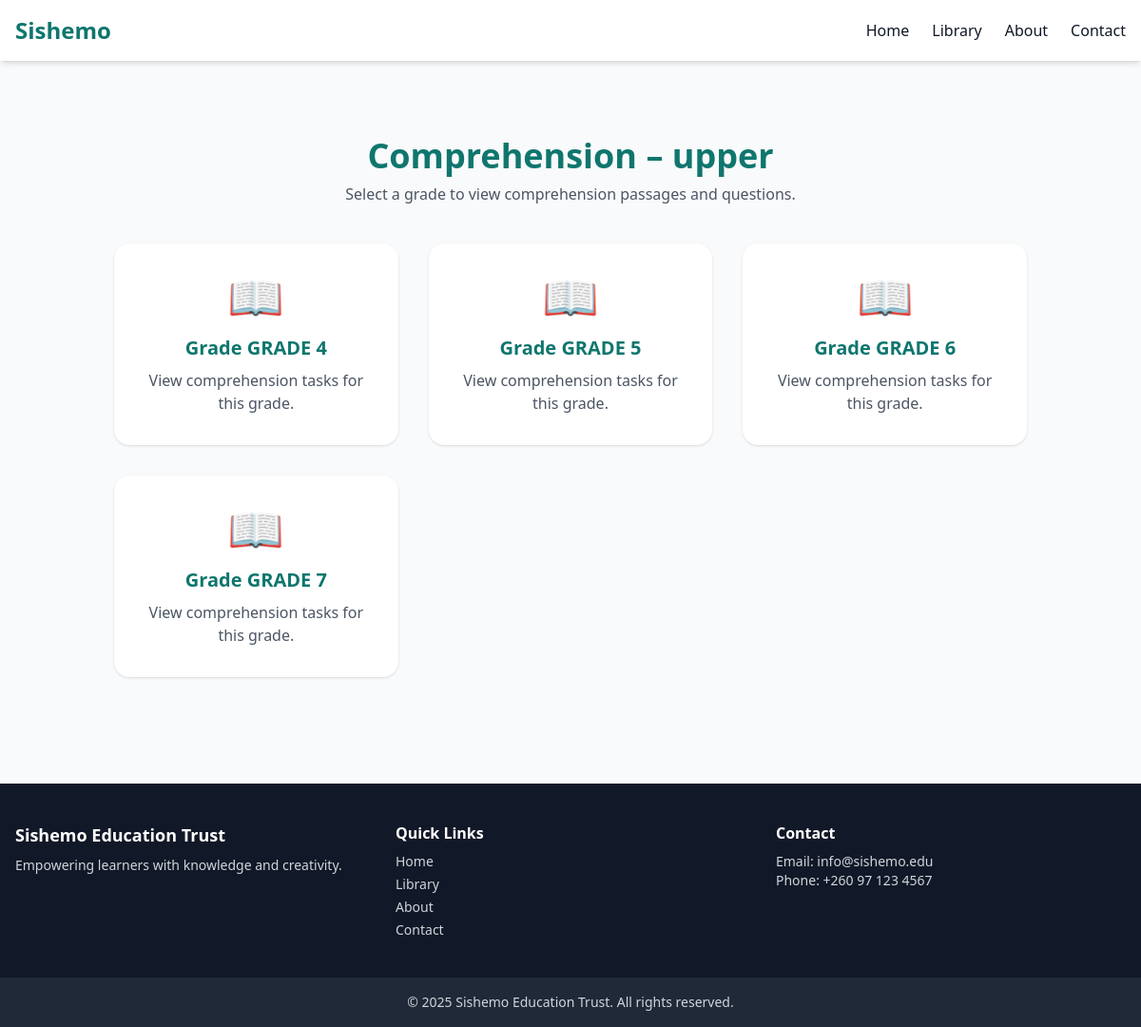
Page /section/2/comprehension/ on the committed database.
### Core/models.py (models this page shows, shortened)
class Section(models.Model):
    SECTION_CHOICES = [
        ('lower', 'Lower Primary'),
        ('upper', 'Upper Primary'),
        ('secondary', 'Secondary'),
    ]
    name = models.CharField(max_length=20, choices=SECTION_CHOICES, unique=True)

class Grade(models.Model):
    section = models.ForeignKey(Section, on_delete=models.CASCADE, related_name='grades')
    name = models.CharField(max_length=100)

### Core/views.py (the view)
# urls.py: path('section/<int:section_id>/comprehension/', views.section_comprehension, name='section_comprehension'),
def section_comprehension(request, section_id):
    section = get_object_or_404(Section, id=section_id)
    grades = Grade.objects.filter(section=section)
    context = {
        'section': section,
        'grades': grades
    }
    return render(request, 'comprehension_grade.html', context)

### Templates/comprehension_grade.html
{% extends "base.html" %}
{% load static %}
{% block content %}
<div class="max-w-5xl mx-auto px-4 sm:px-6 lg:px-8 py-12">
  <div class="text-center mb-10" data-aos="fade-up">
    <h1 class="text-3xl sm:text-4xl font-bold text-teal-700">
      Comprehension – {{ section.name }}
    </h1>
    <p class="text-gray-600 mt-2 text-sm sm:text-base">
      Select a grade to view comprehension passages and questions.
    </p>
  </div>
  <div class="grid sm:grid-cols-1 md:grid-cols-2 lg:grid-cols-3 gap-6 sm:gap-8">
    {% for grade in grades %}
    <a href="{% url 'grade_comprehension' grade.id %}"
       class="bg-white p-6 sm:p-8 rounded-2xl shadow hover:shadow-xl transform hover:-translate-y-2 transition duration-300"
       data-aos="zoom-in" data-aos-delay="{{ forloop.counter0 }}00">
      <div class="text-4xl sm:text-5xl mb-4 text-center">📖</div>
      <h3 class="text-lg sm:text-xl font-semibold text-teal-700 text-center">Grade {{ grade.name }}</h3>
      <p class="mt-2 text-gray-600 text-center text-sm sm:text-base">
        View comprehension tasks for this grade.
      </p>
    </a>
    {% empty %}
    <p class="text-gray-600 col-span-1 md:col-span-2 lg:col-span-3 text-center">
      No grades available for this section.
    </p>
    {% endfor %}
  </div>
</div>
{% endblock %}

### rows in the picture
Section: name "upper"
Grade: name "GRADE 4"
Grade: name "GRADE 5"
Grade: name "GRADE 6"
Grade: name "GRADE 7"
